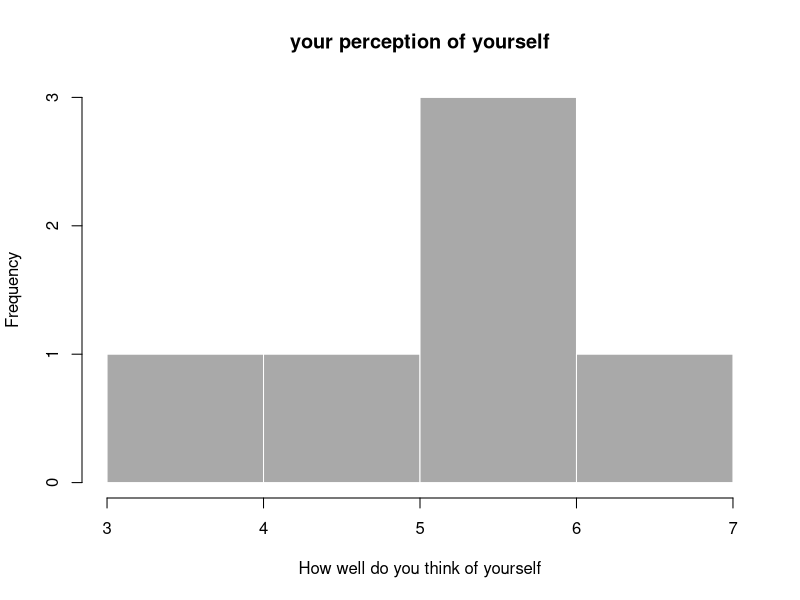

R code for this plot:
## ---- chunk 1
input<-as.data.frame(c(3,6,5,6,7,6))
rownames(input)<-c("id1","id2","id3","id4","id5","id6")
input<-as.data.frame(t(input))
if (input$id1<3.5&input$id2<3.5&input$id3<3.5&input$id4<3.5&input$id6<3.5){
        "You're one of those who underestimate themself. My personal advice
        is that you start believe in yourself and give to your life a pathway  "
      } else {
        "overall you're doing fine but remember trying to be great in something you do."
      }
## ---- chunk 2

    x<-t(input)
    # draw the histogram with the specified number of bins
      hist(x[,1], col = 'darkgray', border = 'white',main="your perception of yourself",xlab="How well do you think of yourself")

